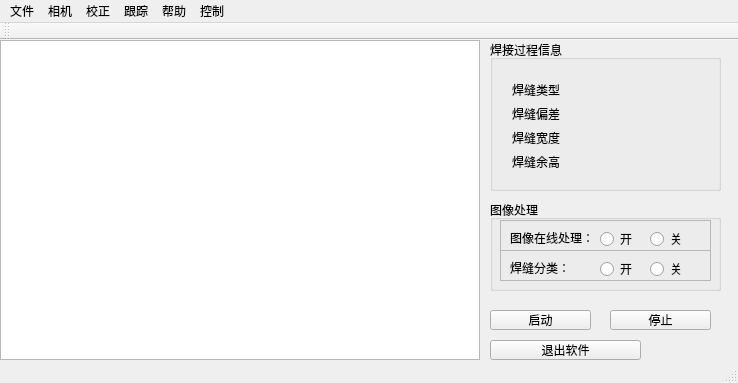
<?xml version="1.0" encoding="UTF-8"?>
<ui version="4.0">
 <class>MainWindow</class>
 <widget class="QMainWindow" name="MainWindow">
  <property name="enabled">
   <bool>true</bool>
  </property>
  <property name="geometry">
   <rect>
    <x>0</x>
    <y>0</y>
    <width>738</width>
    <height>383</height>
   </rect>
  </property>
  <property name="windowTitle">
   <string>MainWindow</string>
  </property>
  <widget class="QWidget" name="centralWidget">
   <widget class="QGroupBox" name="groupBox0">
    <property name="geometry">
     <rect>
      <x>490</x>
      <y>0</y>
      <width>231</width>
      <height>151</height>
     </rect>
    </property>
    <property name="title">
     <string>焊接过程信息</string>
    </property>
    <widget class="QWidget" name="">
     <property name="geometry">
      <rect>
       <x>190</x>
       <y>30</y>
       <width>16</width>
       <height>111</height>
      </rect>
     </property>
     <layout class="QVBoxLayout" name="verticalLayout2">
      <item>
       <widget class="QLabel" name="label_unit0">
        <property name="text">
         <string/>
        </property>
       </widget>
      </item>
      <item>
       <widget class="QLabel" name="label_unit1">
        <property name="text">
         <string>mm</string>
        </property>
       </widget>
      </item>
      <item>
       <widget class="QLabel" name="label_unit2">
        <property name="text">
         <string>mm</string>
        </property>
       </widget>
      </item>
      <item>
       <widget class="QLabel" name="label_unit3">
        <property name="text">
         <string>mm</string>
        </property>
       </widget>
      </item>
     </layout>
    </widget>
    <widget class="QWidget" name="">
     <property name="geometry">
      <rect>
       <x>11</x>
       <y>30</y>
       <width>71</width>
       <height>111</height>
      </rect>
     </property>
     <layout class="QVBoxLayout" name="verticalLayout0">
      <item>
       <widget class="QLabel" name="label_seamtype">
        <property name="text">
         <string>焊缝类型：</string>
        </property>
       </widget>
      </item>
      <item>
       <widget class="QLabel" name="label_seamoffset">
        <property name="text">
         <string>&lt;html&gt;&lt;head/&gt;&lt;body&gt;&lt;p&gt;焊缝偏差：&lt;/p&gt;&lt;/body&gt;&lt;/html&gt;</string>
        </property>
       </widget>
      </item>
      <item>
       <widget class="QLabel" name="label_seamwidth">
        <property name="text">
         <string>&lt;html&gt;&lt;head/&gt;&lt;body&gt;&lt;p&gt;焊缝宽度：&lt;/p&gt;&lt;/body&gt;&lt;/html&gt;</string>
        </property>
       </widget>
      </item>
      <item>
       <widget class="QLabel" name="label_remainingheight">
        <property name="text">
         <string>&lt;html&gt;&lt;head/&gt;&lt;body&gt;&lt;p&gt;焊缝余高：&lt;/p&gt;&lt;/body&gt;&lt;/html&gt;</string>
        </property>
       </widget>
      </item>
     </layout>
    </widget>
    <widget class="QWidget" name="">
     <property name="geometry">
      <rect>
       <x>90</x>
       <y>30</y>
       <width>91</width>
       <height>111</height>
      </rect>
     </property>
     <layout class="QVBoxLayout" name="verticalLayout1">
      <item>
       <widget class="QLabel" name="label_seamtype_display">
        <property name="text">
         <string/>
        </property>
       </widget>
      </item>
      <item>
       <widget class="QLabel" name="label_seamoffset_display">
        <property name="text">
         <string/>
        </property>
       </widget>
      </item>
      <item>
       <widget class="QLabel" name="label_seamwidth_display">
        <property name="text">
         <string/>
        </property>
       </widget>
      </item>
      <item>
       <widget class="QLabel" name="label_remainingheight_display">
        <property name="text">
         <string/>
        </property>
       </widget>
      </item>
     </layout>
    </widget>
   </widget>
   <widget class="QGraphicsView" name="graphicsView">
    <property name="geometry">
     <rect>
      <x>0</x>
      <y>0</y>
      <width>480</width>
      <height>320</height>
     </rect>
    </property>
   </widget>
   <widget class="QGroupBox" name="groupBox1">
    <property name="geometry">
     <rect>
      <x>490</x>
      <y>160</y>
      <width>231</width>
      <height>91</height>
     </rect>
    </property>
    <property name="title">
     <string>图像处理</string>
    </property>
    <widget class="QFrame" name="frame0">
     <property name="enabled">
      <bool>true</bool>
     </property>
     <property name="geometry">
      <rect>
       <x>10</x>
       <y>20</y>
       <width>211</width>
       <height>31</height>
      </rect>
     </property>
     <property name="frameShape">
      <enum>QFrame::StyledPanel</enum>
     </property>
     <property name="frameShadow">
      <enum>QFrame::Raised</enum>
     </property>
     <widget class="QLabel" name="label_onlinedip">
      <property name="geometry">
       <rect>
        <x>10</x>
        <y>10</y>
        <width>84</width>
        <height>16</height>
       </rect>
      </property>
      <property name="text">
       <string>图像在线处理：</string>
      </property>
     </widget>
     <widget class="QRadioButton" name="radioButton_dipon">
      <property name="geometry">
       <rect>
        <x>100</x>
        <y>10</y>
        <width>37</width>
        <height>18</height>
       </rect>
      </property>
      <property name="text">
       <string>开</string>
      </property>
     </widget>
     <widget class="QRadioButton" name="radioButton_dipoff">
      <property name="geometry">
       <rect>
        <x>150</x>
        <y>10</y>
        <width>37</width>
        <height>18</height>
       </rect>
      </property>
      <property name="text">
       <string>关</string>
      </property>
     </widget>
    </widget>
    <widget class="QFrame" name="frame1">
     <property name="geometry">
      <rect>
       <x>10</x>
       <y>50</y>
       <width>211</width>
       <height>31</height>
      </rect>
     </property>
     <property name="frameShape">
      <enum>QFrame::StyledPanel</enum>
     </property>
     <property name="frameShadow">
      <enum>QFrame::Raised</enum>
     </property>
     <widget class="QLabel" name="label_seamclassification">
      <property name="geometry">
       <rect>
        <x>10</x>
        <y>10</y>
        <width>60</width>
        <height>16</height>
       </rect>
      </property>
      <property name="text">
       <string>焊缝分类：</string>
      </property>
     </widget>
     <widget class="QRadioButton" name="radioButton_classificationon">
      <property name="geometry">
       <rect>
        <x>100</x>
        <y>10</y>
        <width>37</width>
        <height>18</height>
       </rect>
      </property>
      <property name="text">
       <string>开</string>
      </property>
     </widget>
     <widget class="QRadioButton" name="radioButton_classificationoff">
      <property name="geometry">
       <rect>
        <x>150</x>
        <y>10</y>
        <width>37</width>
        <height>18</height>
       </rect>
      </property>
      <property name="text">
       <string>关</string>
      </property>
     </widget>
    </widget>
    <zorder>label_onlinedip</zorder>
    <zorder>frame0</zorder>
    <zorder>frame1</zorder>
   </widget>
   <widget class="QPushButton" name="pushButton_exit">
    <property name="geometry">
     <rect>
      <x>490</x>
      <y>300</y>
      <width>151</width>
      <height>20</height>
     </rect>
    </property>
    <property name="text">
     <string>退出软件</string>
    </property>
   </widget>
   <widget class="QPushButton" name="pushButton_stop">
    <property name="geometry">
     <rect>
      <x>610</x>
      <y>270</y>
      <width>101</width>
      <height>20</height>
     </rect>
    </property>
    <property name="text">
     <string>停止</string>
    </property>
    <property name="shortcut">
     <string>Ctrl+Shift+Space</string>
    </property>
   </widget>
   <widget class="QPushButton" name="pushButton_start">
    <property name="geometry">
     <rect>
      <x>490</x>
      <y>270</y>
      <width>101</width>
      <height>20</height>
     </rect>
    </property>
    <property name="text">
     <string>启动</string>
    </property>
    <property name="shortcut">
     <string>Ctrl+Shift+Space</string>
    </property>
   </widget>
  </widget>
  <widget class="QMenuBar" name="menuBar">
   <property name="geometry">
    <rect>
     <x>0</x>
     <y>0</y>
     <width>738</width>
     <height>22</height>
    </rect>
   </property>
   <widget class="QMenu" name="file">
    <property name="title">
     <string>文件</string>
    </property>
   </widget>
   <widget class="QMenu" name="track">
    <property name="title">
     <string>跟踪</string>
    </property>
   </widget>
   <widget class="QMenu" name="calibration">
    <property name="title">
     <string>校正</string>
    </property>
   </widget>
   <widget class="QMenu" name="help">
    <property name="title">
     <string>帮助</string>
    </property>
   </widget>
   <widget class="QMenu" name="camera">
    <property name="title">
     <string>相机</string>
    </property>
   </widget>
   <widget class="QMenu" name="menu">
    <property name="title">
     <string>控制</string>
    </property>
   </widget>
   <addaction name="file"/>
   <addaction name="camera"/>
   <addaction name="calibration"/>
   <addaction name="track"/>
   <addaction name="help"/>
   <addaction name="menu"/>
  </widget>
  <widget class="QToolBar" name="mainToolBar">
   <attribute name="toolBarArea">
    <enum>TopToolBarArea</enum>
   </attribute>
   <attribute name="toolBarBreak">
    <bool>false</bool>
   </attribute>
  </widget>
  <widget class="QStatusBar" name="statusBar"/>
 </widget>
 <layoutdefault spacing="6" margin="11"/>
 <resources/>
 <connections/>
</ui>
